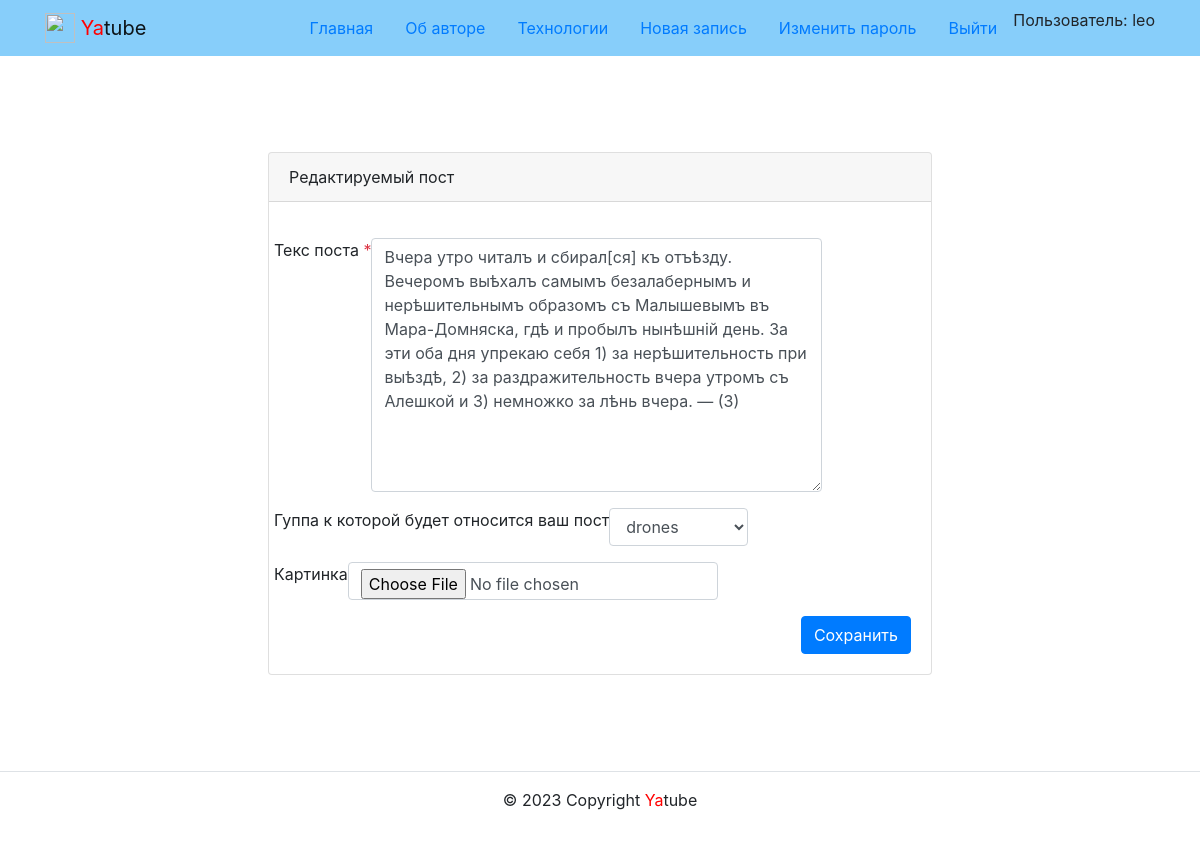
Screenshot of /posts/26/edit/ (signed in) with the database file from the repository.
### posts/models.py (models this page shows, shortened)
class Post(models.Model):
    text = models.TextField(
        max_length=200, verbose_name='Текст',
    )
    pub_date = models.DateTimeField(
        auto_now_add=True, verbose_name='Дата'
    )
    author = models.ForeignKey(
        User,
        on_delete=models.CASCADE,
        related_name='posts',
        verbose_name='Автор'
    )
    group = models.ForeignKey(
        Group, blank=True, null=True,
        on_delete=models.SET_NULL,
        related_name='posts',
        verbose_name='Группа',
    )
    image = models.ImageField(
        'Картинка',
        upload_to='posts/',
        blank=True
    )
    class Meta:
        ordering = ('-pub_date',)
        verbose_name_plural = 'Посты'

### posts/views.py (the view)
# urls.py: path('posts/<post_id>/edit/', views.post_edit, name='post_edit'),
@login_required
def post_edit(request, post_id):
    is_edit = True
    post = get_object_or_404(Post, id=post_id)
    if post.author != request.user:
        return redirect('posts:post_detail', post.id)
    form = PostForm(
        request.POST or None,
        files=request.FILES or None,
        instance=post,
    )
    if form.is_valid():
        form.save()
        return redirect('posts:post_detail', post.id)
    context = {
        'form': form,
        'is_edit': is_edit,
        'post': post,
    }
    return render(request, 'posts/post_create.html', context)

### posts/forms.py
class PostForm(forms.ModelForm):
    class Meta:
        model = Post
        fields = ('text', 'group', 'image')
        labels = {
             'text': 'Текс поста',
             'group': 'Гуппа к которой будет относится ваш пост'
        }

### core/context_processors/year.py (called while the page is built)
def year(request):
    return {
        'year': datetime.now().year
    }

### core/templatetags/user_filters.py (called while the page is built)
@register.filter
def addclass(field, css):
    return field.as_widget(attrs={'class': css})

### posts/models.py (called while the page is built)
    def __str__(self):
        return self.title

### templates/posts/post_create.html (shortened to what this page needs)
{% extends 'base.html' %}
{% load user_filters %}
{% block content %}
<div class="container py-5">
  <div class="row justify-content-center">
    <div class="col-md-8 p-5">
      <div class="card">
        <div class="card-header">
          {% if is_edit %}
            Редактируемый пост
          {% else %}
            Новый пост
          {% endif %}
        </div>
        <div class="card-body">
          <form method="post" enctype="multipart/form-data" action="{% if is_edit %}{% url 'posts:post_edit' post.id %}
          {% else %}{% url 'posts:post_create' %}{% endif %}">
          {% for field in form %}
          <div class="form-group row my-3"
          {% if field.field.required %}
            aria-required="true"
          {% else %}
            aria-required="false"
          {% endif %}
          >
          <label for="{{ field.id_for_label }}">
            {{ field.label }}
              {% if field.field.required %}
                <span class="required text-danger">*</span>
              {% endif %}
          </label>
          <div>
            {{ field|addclass:'form-control' }}
          </div>
          </div>
          {% endfor %}
            <div class="d-flex justify-content-end">
            <button type="submit" class="btn btn-primary">
              {% if is_edit %}
                Сохранить
              {% else %}
                Добавить
              {% endif %}
            </button>
            </div>
            </div>
        </div>
      </div>
    </div>
  </div>
{% endblock %}

### templates/includes/header.html (shortened to what this page needs)
{% load static %}
<header>
  <nav class="navbar navbar-light" style="background-color: lightskyblue">
    <div class="container">
      <a class="navbar-brand" href="{% url 'posts:index' %}">
        <img src="{% static 'img/logo.png' %}" width="30" height="30"
        class="d-inline-block align-top" alt="">
        <span style="color:red">Ya</span>tube
      </a>
      {% with request.resolver_match.view_name as view_name %}
      <ul class="nav nav-pills">
        <li class="nav-item">
          <a class="nav-link {% if view_name == 'posts:index' %}active{% endif %}"
            href="{% url 'posts:index' %}">Главная</a>
        </li>
        <li class="nav-item">
          <a class="nav-link {% if view_name == 'about:author' %}active{% endif %}"
            href="{% url 'about:author' %}">Об авторе</a>
        </li>
        <li class="nav-item">
          <a class="nav-link {% if view_name == 'about:tech' %}active{% endif %}"
            href="{% url 'about:tech' %}">Технологии</a>
        </li>
        {% if request.user.is_authenticated %}
        <li class="nav-item">
          <a class="nav-link {% if view_name == 'posts:post_create' %}active{% endif %}"
            href="{% url 'posts:post_create' %}">Новая запись</a>
        </li>
        <li class="nav-item">
          <a class="nav-link link-light" href="{% url 'users:password_change_form' %}">Изменить пароль</a>
        </li>
        <li class="nav-item">
          <a class="nav-link link-light" href="{% url 'users:logout' %}">Выйти</a>
        </li>
        <li>
          Пользователь: {{ user.username }}
        </li>
        {% endif %}
      </ul>
      {% endwith %}
    </div>
  </nav>
</header>

### rows the page displays
Post: form "Вчера утро читалъ и сбирал[ся] къ отъѣзду. Вечеромъ выѣхалъ самымъ безалабернымъ и нерѣшительнымъ образомъ съ Малышевымъ въ Мара-Домняска, гдѣ и пробылъ нынѣшній день. За эти оба дня упрекаю себя 1) за нерѣшительность при выѣздѣ, 2) за раздражительность вчера утромъ съ Алешкой и 3) немножко за лѣнь вчера. — (3)" "drones"

### other values shown
{{ user.username }} "leo"
{{ field.label }} "Текс поста" "Гуппа к которой будет относится ваш пост" "Картинка"
